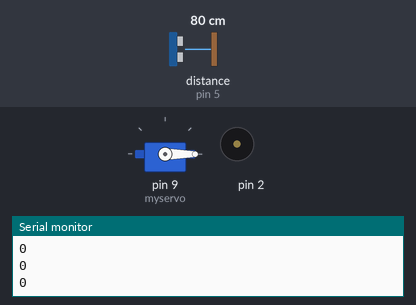
Recording of a sketch running on a simulated Arduino Uno, built with avr-gcc and run on an emulated ATmega328P. Shown: servo, buzzer (waves = sounding), the last lines printed to the serial monitor. Wiring (inferred from the names in the program): ultrasonic range finder: trigger pin 3; echo pin 5. The test bench sets the inputs (shaded band); at power-on: distance to the obstacle (sensor on pin 5) 80 cm. The echo pulse lasts 58.3 µs per cm.

Above: at 1.3 s.
1.4 s: distance to the obstacle (sensor on pin 5) set to 13 cm
2.9 s: distance to the obstacle (sensor on pin 5) set to 10 cm
At 5.6 s:
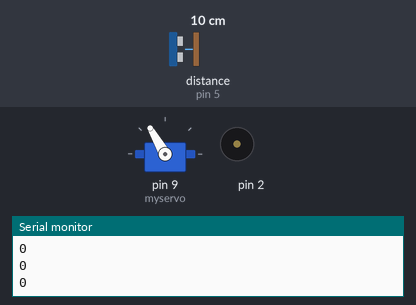
5.9 s: distance to the obstacle (sensor on pin 5) set to 18 cm
At 6.31 s:
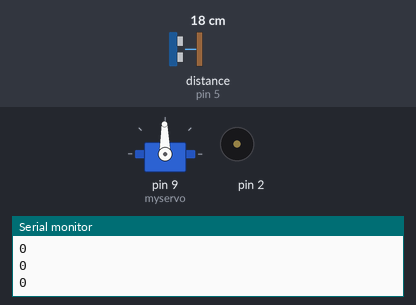
8.9 s: distance to the obstacle (sensor on pin 5) set to 2 cm
At 9.64 s:
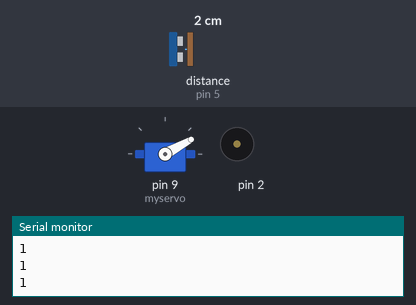
Timing chart, 0 to 32.2 s (numbered marks = the images above; inputs shaded):
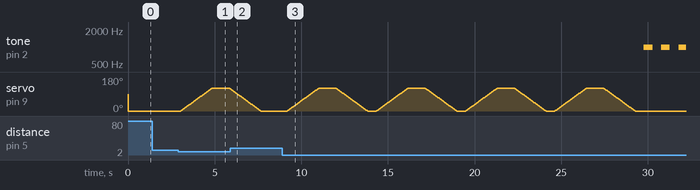

Measured:
- the behaviour switches between 12 and 11 cm on distance to the obstacle (sensor on pin 5) (found by bisection; images 0 and 1)
- after the input at 2.9 s, servo on pin 9 (myservo): rises from 0° to 120° in 1.8 s, then falls to 117° in 1.0 s
- after the input at 5.9 s, servo on pin 9 (myservo): goes on until 7.7 s, then stays 0°

The sketch:

project.ino
```cpp
#include<Servo.h>
Servo myservo;
const int trigPin=3;
const int echoPin=5;
long tmeduration;
int distance;
 int pos;
 int count;
void setup() {
myservo.attach(9);
pinMode(trigPin,OUTPUT);
pinMode(echoPin,INPUT);
Serial.begin(9600);
 count=0;


}

void loop() {
digitalWrite(trigPin,LOW);
delayMicroseconds(2);
digitalWrite(trigPin,HIGH);
delayMicroseconds(10);
digitalWrite(trigPin,LOW);

tmeduration=pulseIn(echoPin,HIGH);
distance=(0.034*tmeduration)/2;

if(distance<=10){
  if (count<5)
{ count++;
for (pos = 0; pos <= 120; pos += 1) {
    myservo.write(pos);
   delay(15);
  }
  delay(1000);

  for (pos = 120; pos >= 0; pos -= 1) {
    myservo.write(pos);
    delay(15); } }
    else {
         tone(2,1000);
delay(500);
noTone(2);
    }


  }
myservo.write(0);

 if (count<5)
Serial.println(count);
else Serial.println("NO");


delay(500);

}
```
